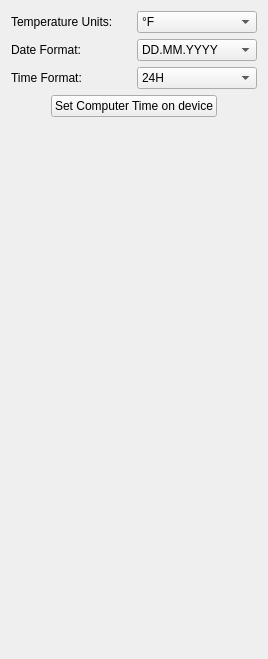
          <widget class="QWidget" name="tab_10">
           <attribute name="title">
            <string>Regional</string>
           </attribute>
           <layout class="QVBoxLayout" name="verticalLayout_8">
            <item>
             <layout class="QGridLayout" name="gridLayout_6">
              <item row="2" column="0">
               <widget class="QLabel" name="label_41">
                <property name="text">
                 <string>Time Format:</string>
                </property>
               </widget>
              </item>
              <item row="1" column="0">
               <widget class="QLabel" name="label_40">
                <property name="text">
                 <string>Date Format:</string>
                </property>
               </widget>
              </item>
              <item row="0" column="0">
               <widget class="QLabel" name="label_39">
                <property name="text">
                 <string>Temperature Units:</string>
                </property>
               </widget>
              </item>
              <item row="0" column="1">
               <widget class="QComboBox" name="screenRegionalTempUnitsCombo">
                <item>
                 <property name="text">
                  <string>°F</string>
                 </property>
                </item>
                <item>
                 <property name="text">
                  <string>°C</string>
                 </property>
                </item>
               </widget>
              </item>
              <item row="1" column="1">
               <widget class="QComboBox" name="screenRegionalDateFormatCombo">
                <item>
                 <property name="text">
                  <string>DD.MM.YYYY</string>
                 </property>
                </item>
                <item>
                 <property name="text">
                  <string>DD/MM/YYYY</string>
                 </property>
                </item>
               </widget>
              </item>
              <item row="2" column="1">
               <widget class="QComboBox" name="screenRegionalTimeFormatCombo">
                <item>
                 <property name="text">
                  <string>24H</string>
                 </property>
                </item>
                <item>
                 <property name="text">
                  <string>12H</string>
                 </property>
                </item>
               </widget>
              </item>
             </layout>
            </item>
            <item>
             <layout class="QHBoxLayout" name="horizontalLayout_9">
              <item>
               <spacer name="horizontalSpacer_6">
                <property name="orientation">
                 <enum>Qt::Horizontal</enum>
                </property>
                <property name="sizeHint" stdset="0">
                 <size>
                  <width>40</width>
                  <height>20</height>
                 </size>
                </property>
               </spacer>
              </item>
              <item>
               <widget class="QPushButton" name="setTimeBtn">
                <property name="text">
                 <string>Set Computer Time on device</string>
                </property>
               </widget>
              </item>
              <item>
               <spacer name="horizontalSpacer_7">
                <property name="orientation">
                 <enum>Qt::Horizontal</enum>
                </property>
                <property name="sizeHint" stdset="0">
                 <size>
                  <width>40</width>
                  <height>20</height>
                 </size>
                </property>
               </spacer>
              </item>
             </layout>
            </item>
            <item>
             <spacer name="verticalSpacer_5">
              <property name="orientation">
               <enum>Qt::Vertical</enum>
              </property>
              <property name="sizeHint" stdset="0">
               <size>
                <width>20</width>
                <height>531</height>
               </size>
              </property>
             </spacer>
            </item>
           </layout>
          </widget>
